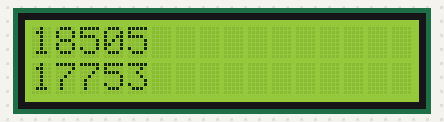
Bench run of a sketch on a simulated Arduino Uno, built with avr-gcc and run on an emulated ATmega328P. On the bench: 16×2 character LCD.

Above: at 0.1 s.
At 0.9 s:
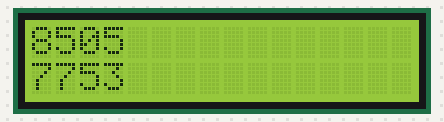
At 2.4 s:
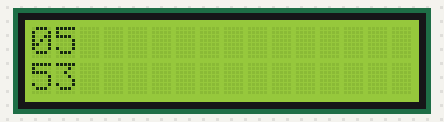
At 18.9 s:
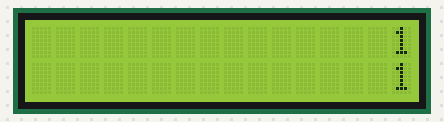
At 25.7 s:
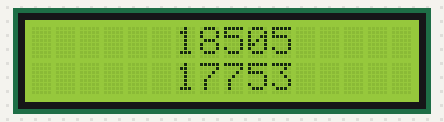
At 33.2 s:
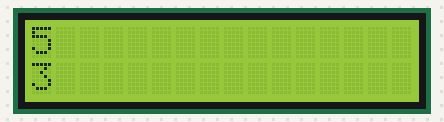

Measured:
- what the display in image 1 shows lasts 0.8 s, from 0.8 s to 1.6 s

The sketch:

LCD_code.ino
```cpp
#include <LiquidCrystal.h>

// initialize the library with the numbers of the interface pins

LiquidCrystal lcd(2, 3, 8, 9, 10, 11); /// REGISTER SELECT PIN,ENABLE PIN,D4 PIN,D5 PIN, D6 PIN, D7 PIN

void setup()

{

// set up the LCD’s number of columns and rows:

lcd.begin(16, 2);

}


void loop()

{

// set the cursor to column 0, line 1

lcd.print('HI');//print name

lcd.setCursor(0, 1); // set the cursor to column 0, line 2

lcd.print('HEY');//print name

delay(750);//delay of 0.75sec

lcd.scrollDisplayLeft();//shifting data on LCD

lcd.setCursor(0, 0);// set the cursor to column 0, line1

}
```
